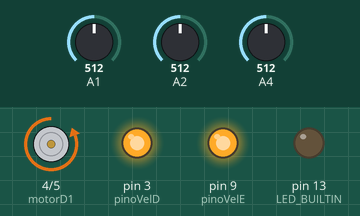
The sketch below on a simulated Arduino Uno, built with avr-gcc and run on an emulated ATmega328P. On the bench: motor-driver pin pairs drawn as motors (green arrow = first pin HIGH = forward, orange = second pin HIGH = backward, longer = more drive), output pins drawn as LEDs (lit = HIGH). The inputs (shaded band) are chosen by the test bench; at power-on: A1 = 512, A4 = 512, A2 = 512. What the sketch prints to the serial monitor is not drawn.

Above: at 1.2 s.
1.3 s: A1 set to 216
2.8 s: A1 set to 183
At 3.24 s:
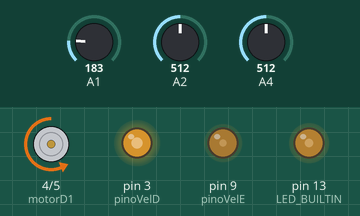
5.8 s: A4 set to 217
8.8 s: A4 set to 189
At 8.96 s:
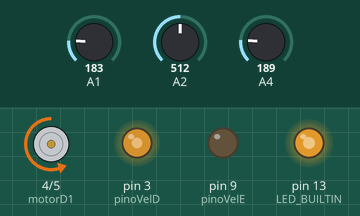
11.8 s: A2 set to 213
14.8 s: A2 set to 182
At 15.1 s:
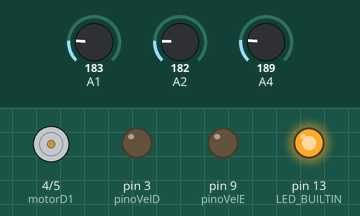
Timing chart, 0 to 17.3 s (numbered marks = the images above; inputs shaded):
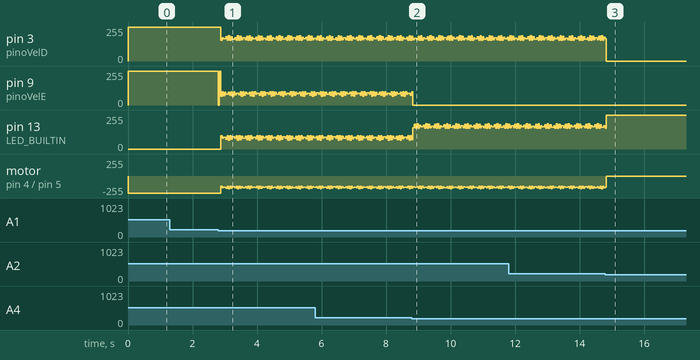

The sketch:

aulinha2.ino
```cpp
/*int pinoVelD = 3;
int motorD1 = 4;
int motorD2 = 5;

int pinoVelE = 9;
int motorE1 = 10;
int motorE2 = 11;

void setup()
{
  pinMode(A0, INPUT);
  pinMode(LED_BUILTIN, OUTPUT);
  Serial.begin(9600);

  pinMode(A1, INPUT);
  pinMode(LED_BUILTIN, OUTPUT);
  Serial.begin(9600);

  pinMode(A2, INPUT);
  pinMode(LED_BUILTIN, OUTPUT);
  Serial.begin(9600);

  pinMode(motorD1, OUTPUT);
  pinMode(motorD2, OUTPUT);
}


void frente1()
{
  digitalWrite(motorD1, HIGH);
  digitalWrite(motorD2, LOW);
  analogWrite(pinoVelD, 255);
}

void frente2()
{
  digitalWrite(motorE1, HIGH);
  digitalWrite(motorE1, LOW);
  analogWrite(pinoVelE, 255);
}

void reverso1()
{
  digitalWrite(motorD1, HIGH);
  digitalWrite(motorD2, LOW);
  analogWrite(pinoVelD, 255);
}

void reverso2()
{
  digitalWrite(motorE1, HIGH);
  digitalWrite(motorE2, LOW);
  analogWrite(pinoVelE, 255);
}

void parar1()
{
  digitalWrite(motorD1, LOW);
  digitalWrite(motorD2, LOW);
  analogWrite(pinoVelD, 0);
}

void parar2()
{
  digitalWrite(motorE1, LOW);
  digitalWrite(motorE2, LOW);
  analogWrite(pinoVelD, 0);
}

void loop()
{
  int v = analogRead(A0);
  Serial.println(v);
    if(v < 200)
    {
      digitalWrite(LED_BUILTIN, LOW);
      parar1();
      delay(3);
    }
    else
    {
      digitalWrite(LED_BUILTIN, HIGH);
      frente1();
      delay(3);
    }

  int z = analogRead(A1);
  Serial.println(z);
    if(z < 200)
    {
      digitalWrite(LED_BUILTIN, LOW);
      parar1();
      delay(3);
    }
    else
    {
      digitalWrite(LED_BUILTIN, HIGH);
      frente1();
      delay(3);
    }

  int x = analogRead(A2);
  Serial.println(x);
    if(x < 200)
    {
      digitalWrite(LED_BUILTIN, LOW);
      parar1();
      delay(3);
    }
    else
    {
      digitalWrite(LED_BUILTIN, HIGH);
      frente1();
      delay(3);
    }
}*/
int pinoVelD = 3;
int motorD1 = 4;
int motorD2 = 5;

int pinoVelE = 9;
int motorE1 = 10;
int motorE2 = 11;

void setup()
{
  pinMode(A0, INPUT);
  pinMode(LED_BUILTIN, OUTPUT);
  Serial.begin(9600);

  pinMode(A1, INPUT);
  pinMode(LED_BUILTIN, OUTPUT);
  Serial.begin(9600);

  pinMode(A2, INPUT);
  pinMode(LED_BUILTIN, OUTPUT);
  Serial.begin(9600);

  pinMode(motorD1, OUTPUT);
  pinMode(motorD2, OUTPUT);
}

void loop()
{
  //direita
  int v = analogRead(A2);
  Serial.println(v);
    if(v > 200)
    {
      digitalWrite(LED_BUILTIN, LOW);
      digitalWrite(motorD1, LOW);
      digitalWrite(motorD2, HIGH);
      analogWrite(pinoVelD, 255);
      delay(3);

    }
    else
    {
      digitalWrite(LED_BUILTIN, HIGH);
      digitalWrite(motorD1, LOW);
      digitalWrite(motorD2, LOW);
      analogWrite(pinoVelD, 0);
      delay(3);
    }
    //ESQUERDA
  int z = analogRead(A4);
  Serial.println(z);
    if(z > 200)
    {
      digitalWrite(LED_BUILTIN, LOW);
      digitalWrite(motorE1, HIGH);
      digitalWrite(motorE2, LOW);
      analogWrite(pinoVelE, 255);
      delay(3);

    }
    else
    {
      digitalWrite(LED_BUILTIN, HIGH);
      digitalWrite(motorE1, LOW);
      digitalWrite(motorE2, LOW);
      analogWrite(pinoVelE, 0);
      delay(3);
    }

    //FRENTE
  int t = analogRead(A1);
  Serial.println(t);
    if(t > 200)
    {
      digitalWrite(LED_BUILTIN, LOW);
      digitalWrite(motorE1, HIGH);
      digitalWrite(motorD1, LOW);
      digitalWrite(motorE2, LOW);
      digitalWrite(motorD2, HIGH);
      analogWrite(pinoVelE, 255);
      analogWrite(pinoVelD, 255);
      delay(3);

    }
    else
    {
      digitalWrite(LED_BUILTIN, HIGH);
      digitalWrite(motorE1, LOW);
      digitalWrite(motorD1, LOW);
      digitalWrite(motorE2, LOW);
      digitalWrite(motorD2, LOW);
      analogWrite(pinoVelD, 0);
      analogWrite(pinoVelE, 0);
      delay(3);
    }

/*
  int z = analogRead(A1);
  Serial.println(z);
    if(z < 200)
    {
      digitalWrite(LED_BUILTIN, LOW);
      parar1();
      delay(3);
    }
    else
    {
      digitalWrite(LED_BUILTIN, HIGH);
      frente1();
      delay(3);
    }

  int x = analogRead(A2);
  Serial.println(x);
    if(x < 200)
    {
      digitalWrite(LED_BUILTIN, LOW);
      parar1();
      delay(3);
    }
    else
    {
      digitalWrite(LED_BUILTIN, HIGH);
      frente1();
      delay(3);
    }*/
}
```

Measured:
- the behaviour switches between 201 and 200 on A1 (found by bisection; images 0 and 1)
- the behaviour switches between 201 and 200 on A4 (found by bisection; images 1 and 2)
- the behaviour switches between 201 and 200 on A2 (found by bisection; images 2 and 3)
